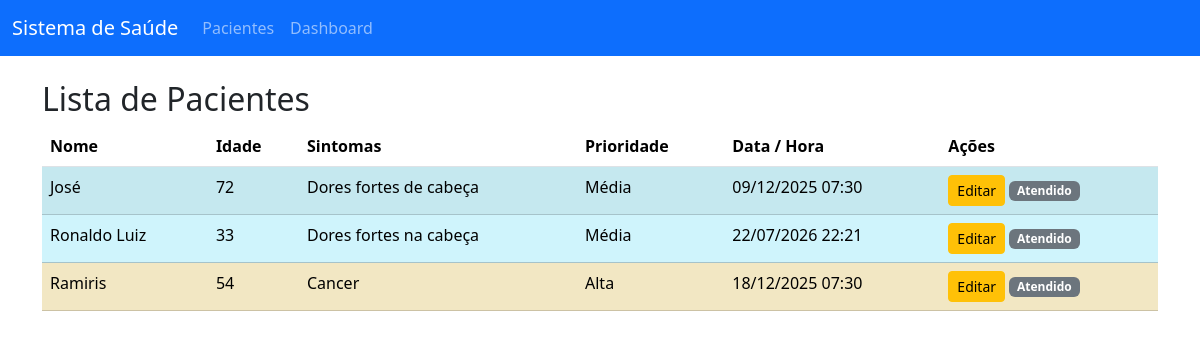
The page / on the database its author committed.
### saude/models.py (models this page shows, shortened)
class Paciente(models.Model):
    PRIORIDADE_CHOICES = [
        ('B', 'Baixa'),
        ('M', 'Média'),
        ('A', 'Alta'),
        ('U', 'Urgente'),
    ]
    nome = models.CharField(max_length=100)
    idade = models.IntegerField()
    sintomas = models.TextField()
    prioridade = models.CharField(
        max_length=1,
        choices=PRIORIDADE_CHOICES,
        default='M'
    )
    data_consulta = models.DateTimeField()
    atendido = models.BooleanField(default=False)

### saude/views.py (the view)
# urls.py: path('', listar_pacientes, name='listar_pacientes'),
def listar_pacientes(request):
    pacientes = Paciente.objects.all().order_by('-prioridade', 'data_consulta')
    return render(request, 'saude/listar.html', {'pacientes': pacientes})

### saude/templates/saude/listar.html (shortened to what this page needs)
{% extends 'saude/base.html' %}
{% block content %}
<h2>Lista de Pacientes</h2>
<table class="table table-striped">
  <thead>
    <tr>
      <th>Nome</th>
      <th>Idade</th>
      <th>Sintomas</th>
      <th>Prioridade</th>
      <th>Data / Hora</th>
      <th>Ações</th>
    </tr>
  </thead>
  <tbody>
    {% for paciente in pacientes %}
        <tr
            {% if paciente.prioridade == 'U' %} class="table-danger"
            {% elif paciente.prioridade == 'A' %} class="table-warning"
            {% elif paciente.prioridade == 'M' %} class="table-info"
            {% else %} class="table-success"
            {% endif %}
        >
                <td>{{ paciente.nome }}</td>
                <td>{{ paciente.idade }}</td>
                <td>{{ paciente.sintomas }}</td>
                <td>{{ paciente.get_prioridade_display }}</td>
                <td>{{ paciente.data_consulta|date:"d/m/Y H:i" }}</td>
                <td>
                <a href="{% url 'editar_paciente' paciente.id %}" class="btn btn-warning btn-sm">Editar</a>
                {% if paciente.atendido %}
                    <span class="badge bg-secondary">Atendido</span>
                {% endif %}
            </td>
        </tr>
    {% endfor %}
  </tbody>
</table>
{% endblock %}

### saude/templates/saude/base.html (shortened to what this page needs)
<!DOCTYPE html>
<html lang="pt-br">
<head>
    <link
      href="https://cdn.jsdelivr.net/npm/bootstrap@5.3.2/dist/css/bootstrap.min.css"
      rel="stylesheet"
    >
</head>
<body>
<nav class="navbar navbar-expand-lg navbar-dark bg-primary mb-4">
  <div class="container-fluid">
    <a class="navbar-brand" href="{% url 'listar_pacientes' %}">
      Sistema de Saúde
    </a>
    <div class="collapse navbar-collapse">
      <ul class="navbar-nav me-auto mb-2 mb-lg-0">
        <li class="nav-item">
          <a class="nav-link" href="{% url 'listar_pacientes' %}">
            Pacientes
          </a>
        </li>
        <li class="nav-item">
          <a class="nav-link" href="{% url 'dashboard' %}">
            Dashboard
          </a>
        </li>
      </ul>
    </div>
  </div>
</nav>
<div class="container">
    {% block content %}
    {% endblock %}
</div>
</body>
</html>

### rows shown on the page
Paciente: nome "José", idade "72", sintomas "Dores fortes de cabeça", prioridade "Média", data_consulta "09/12/2025 07:30", atendido "Atendido"
Paciente: nome "Ronaldo Luiz", idade "33", sintomas "Dores fortes na cabeça", prioridade "Média", data_consulta "22/07/2026 22:21", atendido "Atendido"
Paciente: nome "Ramiris", idade "54", sintomas "Cancer", prioridade "Alta", data_consulta "18/12/2025 07:30", atendido "Atendido"
